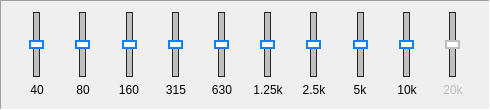
         <widget class="QFrame" name="EQ2_frame3">
          <property name="sizePolicy">
           <sizepolicy hsizetype="Fixed" vsizetype="Fixed">
            <horstretch>0</horstretch>
            <verstretch>0</verstretch>
           </sizepolicy>
          </property>
          <property name="minimumSize">
           <size>
            <width>490</width>
            <height>110</height>
           </size>
          </property>
          <property name="maximumSize">
           <size>
            <width>490</width>
            <height>110</height>
           </size>
          </property>
          <property name="frameShape">
           <enum>QFrame::Panel</enum>
          </property>
          <property name="frameShadow">
           <enum>QFrame::Sunken</enum>
          </property>
          <layout class="QHBoxLayout" name="horizontalLayout_5">
           <item>
            <spacer name="horizontalSpacer_9">
             <property name="orientation">
              <enum>Qt::Horizontal</enum>
             </property>
             <property name="sizeType">
              <enum>QSizePolicy::Fixed</enum>
             </property>
             <property name="sizeHint" stdset="0">
              <size>
               <width>5</width>
               <height>20</height>
              </size>
             </property>
            </spacer>
           </item>
           <item>
            <layout class="QVBoxLayout" name="Band1_4">
             <item alignment="Qt::AlignHCenter">
              <widget class="QSlider" name="EQ2_40">
               <property name="minimumSize">
                <size>
                 <width>0</width>
                 <height>65</height>
                </size>
               </property>
               <property name="maximumSize">
                <size>
                 <width>16777215</width>
                 <height>65</height>
                </size>
               </property>
               <property name="font">
                <font>
                 <kerning>true</kerning>
                </font>
               </property>
               <property name="styleSheet">
                <string notr="true">.QSlider::groove:vertical {
    border: 1px solid #262626;
	background: rgb(191, 191, 191);
	width: 5px;
	margin: 0 12px;
}

.QSlider::handle:vertical {
    background: white;
    border: 2px solid rgb(15, 128, 255);
    height: 5px;
    width: 10px;
	margin: 0px -5px

}


</string>
               </property>
               <property name="minimum">
                <number>-1</number>
               </property>
               <property name="maximum">
                <number>1</number>
               </property>
               <property name="pageStep">
                <number>1</number>
               </property>
               <property name="tracking">
                <bool>true</bool>
               </property>
               <property name="orientation">
                <enum>Qt::Vertical</enum>
               </property>
               <property name="invertedAppearance">
                <bool>false</bool>
               </property>
               <property name="invertedControls">
                <bool>false</bool>
               </property>
              </widget>
             </item>
             <item alignment="Qt::AlignHCenter|Qt::AlignTop">
              <widget class="QLabel" name="EQ2_40_Lab">
               <property name="minimumSize">
                <size>
                 <width>30</width>
                 <height>0</height>
                </size>
               </property>
               <property name="maximumSize">
                <size>
                 <width>30</width>
                 <height>16777215</height>
                </size>
               </property>
               <property name="text">
                <string>40</string>
               </property>
               <property name="alignment">
                <set>Qt::AlignCenter</set>
               </property>
              </widget>
             </item>
            </layout>
           </item>
           <item>
            <layout class="QVBoxLayout" name="Band2_4">
             <item alignment="Qt::AlignHCenter">
              <widget class="QSlider" name="EQ2_80">
               <property name="minimumSize">
                <size>
                 <width>0</width>
                 <height>65</height>
                </size>
               </property>
               <property name="maximumSize">
                <size>
                 <width>16777215</width>
                 <height>65</height>
                </size>
               </property>
               <property name="font">
                <font>
                 <kerning>true</kerning>
                </font>
               </property>
               <property name="styleSheet">
                <string notr="true">.QSlider::groove:vertical {
    border: 1px solid #262626;
	background: rgb(191, 191, 191);
	width: 5px;
	margin: 0 12px;
}

.QSlider::handle:vertical {
    background: white;
    border: 2px solid rgb(15, 128, 255);
    height: 5px;
    width: 10px;
	margin: 0px -5px

}


</string>
               </property>
               <property name="minimum">
                <number>-1</number>
               </property>
               <property name="maximum">
                <number>1</number>
               </property>
               <property name="pageStep">
                <number>1</number>
               </property>
               <property name="tracking">
                <bool>true</bool>
               </property>
               <property name="orientation">
                <enum>Qt::Vertical</enum>
               </property>
               <property name="invertedAppearance">
                <bool>false</bool>
               </property>
               <property name="invertedControls">
                <bool>false</bool>
               </property>
              </widget>
             </item>
             <item alignment="Qt::AlignHCenter|Qt::AlignTop">
              <widget class="QLabel" name="EQ2_80_Lab">
               <property name="minimumSize">
                <size>
                 <width>30</width>
                 <height>0</height>
                </size>
               </property>
               <property name="maximumSize">
                <size>
                 <width>30</width>
                 <height>16777215</height>
                </size>
               </property>
               <property name="text">
                <string>80</string>
               </property>
               <property name="alignment">
                <set>Qt::AlignCenter</set>
               </property>
              </widget>
             </item>
            </layout>
           </item>
           <item>
            <layout class="QVBoxLayout" name="Band3_4">
             <item alignment="Qt::AlignHCenter">
              <widget class="QSlider" name="EQ2_160">
               <property name="minimumSize">
                <size>
                 <width>0</width>
                 <height>65</height>
                </size>
               </property>
               <property name="maximumSize">
                <size>
                 <width>16777215</width>
                 <height>65</height>
                </size>
               </property>
               <property name="font">
                <font>
                 <kerning>true</kerning>
                </font>
               </property>
               <property name="styleSheet">
                <string notr="true">.QSlider::groove:vertical {
    border: 1px solid #262626;
	background: rgb(191, 191, 191);
	width: 5px;
	margin: 0 12px;
}

.QSlider::handle:vertical {
    background: white;
    border: 2px solid rgb(15, 128, 255);
    height: 5px;
    width: 10px;
	margin: 0px -5px

}


</string>
               </property>
               <property name="minimum">
                <number>-1</number>
               </property>
               <property name="maximum">
                <number>1</number>
               </property>
               <property name="pageStep">
                <number>1</number>
               </property>
               <property name="tracking">
                <bool>true</bool>
               </property>
               <property name="orientation">
                <enum>Qt::Vertical</enum>
               </property>
               <property name="invertedAppearance">
                <bool>false</bool>
               </property>
               <property name="invertedControls">
                <bool>false</bool>
               </property>
              </widget>
             </item>
             <item alignment="Qt::AlignHCenter|Qt::AlignTop">
              <widget class="QLabel" name="EQ2_160_Lab">
               <property name="minimumSize">
                <size>
                 <width>30</width>
                 <height>0</height>
                </size>
               </property>
               <property name="maximumSize">
                <size>
                 <width>30</width>
                 <height>16777215</height>
                </size>
               </property>
               <property name="text">
                <string>160</string>
               </property>
               <property name="alignment">
                <set>Qt::AlignCenter</set>
               </property>
              </widget>
             </item>
            </layout>
           </item>
           <item>
            <layout class="QVBoxLayout" name="Band4_4">
             <item alignment="Qt::AlignHCenter">
              <widget class="QSlider" name="EQ2_315">
               <property name="minimumSize">
                <size>
                 <width>0</width>
                 <height>65</height>
                </size>
               </property>
               <property name="maximumSize">
                <size>
                 <width>16777215</width>
                 <height>65</height>
                </size>
               </property>
               <property name="font">
                <font>
                 <kerning>true</kerning>
                </font>
               </property>
               <property name="styleSheet">
                <string notr="true">.QSlider::groove:vertical {
    border: 1px solid #262626;
	background: rgb(191, 191, 191);
	width: 5px;
	margin: 0 12px;
}

.QSlider::handle:vertical {
    background: white;
    border: 2px solid rgb(15, 128, 255);
    height: 5px;
    width: 10px;
	margin: 0px -5px

}


</string>
               </property>
               <property name="minimum">
                <number>-1</number>
               </property>
               <property name="maximum">
                <number>1</number>
               </property>
               <property name="pageStep">
                <number>1</number>
               </property>
               <property name="tracking">
                <bool>true</bool>
               </property>
               <property name="orientation">
                <enum>Qt::Vertical</enum>
               </property>
               <property name="invertedAppearance">
                <bool>false</bool>
               </property>
               <property name="invertedControls">
                <bool>false</bool>
               </property>
              </widget>
             </item>
             <item alignment="Qt::AlignHCenter|Qt::AlignTop">
              <widget class="QLabel" name="EQ2_315_Lab">
               <property name="minimumSize">
                <size>
                 <width>30</width>
                 <height>0</height>
                </size>
               </property>
               <property name="maximumSize">
                <size>
                 <width>30</width>
                 <height>16777215</height>
                </size>
               </property>
               <property name="text">
                <string>315</string>
               </property>
               <property name="alignment">
                <set>Qt::AlignCenter</set>
               </property>
              </widget>
             </item>
            </layout>
           </item>
           <item>
            <layout class="QVBoxLayout" name="Band5_4">
             <item alignment="Qt::AlignHCenter">
              <widget class="QSlider" name="EQ2_630">
               <property name="minimumSize">
                <size>
                 <width>0</width>
                 <height>65</height>
                </size>
               </property>
               <property name="maximumSize">
                <size>
                 <width>16777215</width>
                 <height>65</height>
                </size>
               </property>
               <property name="font">
                <font>
                 <kerning>true</kerning>
                </font>
               </property>
               <property name="styleSheet">
                <string notr="true">.QSlider::groove:vertical {
    border: 1px solid #262626;
	background: rgb(191, 191, 191);
	width: 5px;
	margin: 0 12px;
}

.QSlider::handle:vertical {
    background: white;
    border: 2px solid rgb(15, 128, 255);
    height: 5px;
    width: 10px;
	margin: 0px -5px

}


</string>
               </property>
               <property name="minimum">
                <number>-1</number>
               </property>
               <property name="maximum">
                <number>1</number>
               </property>
               <property name="pageStep">
                <number>1</number>
               </property>
               <property name="tracking">
                <bool>true</bool>
               </property>
               <property name="orientation">
                <enum>Qt::Vertical</enum>
               </property>
               <property name="invertedAppearance">
                <bool>false</bool>
               </property>
               <property name="invertedControls">
                <bool>false</bool>
               </property>
              </widget>
             </item>
             <item alignment="Qt::AlignHCenter|Qt::AlignTop">
              <widget class="QLabel" name="EQ2_630_Lab">
               <property name="minimumSize">
                <size>
                 <width>30</width>
                 <height>0</height>
                </size>
               </property>
               <property name="maximumSize">
                <size>
                 <width>30</width>
                 <height>16777215</height>
                </size>
               </property>
               <property name="text">
                <string>630</string>
               </property>
               <property name="alignment">
                <set>Qt::AlignCenter</set>
               </property>
              </widget>
             </item>
            </layout>
           </item>
           <item>
            <layout class="QVBoxLayout" name="Band6_4">
             <item alignment="Qt::AlignHCenter">
              <widget class="QSlider" name="EQ2_1250">
               <property name="minimumSize">
                <size>
                 <width>0</width>
                 <height>65</height>
                </size>
               </property>
               <property name="maximumSize">
                <size>
                 <width>16777215</width>
                 <height>65</height>
                </size>
               </property>
               <property name="sizeIncrement">
                <size>
                 <width>0</width>
                 <height>0</height>
                </size>
               </property>
               <property name="font">
                <font>
                 <kerning>true</kerning>
                </font>
               </property>
               <property name="styleSheet">
                <string notr="true">.QSlider::groove:vertical {
    border: 1px solid #262626;
	background: rgb(191, 191, 191);
	width: 5px;
	margin: 0 12px;
}

.QSlider::handle:vertical {
    background: white;
    border: 2px solid rgb(15, 128, 255);
    height: 5px;
    width: 10px;
	margin: 0px -5px

}


</string>
               </property>
               <property name="minimum">
                <number>-1</number>
               </property>
               <property name="maximum">
                <number>1</number>
               </property>
               <property name="pageStep">
                <number>1</number>
               </property>
               <property name="tracking">
                <bool>true</bool>
               </property>
               <property name="orientation">
                <enum>Qt::Vertical</enum>
               </property>
               <property name="invertedAppearance">
                <bool>false</bool>
               </property>
               <property name="invertedControls">
                <bool>false</bool>
               </property>
              </widget>
             </item>
             <item alignment="Qt::AlignHCenter|Qt::AlignTop">
              <widget class="QLabel" name="EQ2_1250_Lab">
               <property name="minimumSize">
                <size>
                 <width>34</width>
                 <height>0</height>
                </size>
               </property>
               <property name="maximumSize">
                <size>
                 <width>34</width>
                 <height>16777215</height>
                </size>
               </property>
               <property name="text">
                <string>1.25k</string>
               </property>
               <property name="alignment">
                <set>Qt::AlignCenter</set>
               </property>
              </widget>
             </item>
            </layout>
           </item>
           <item>
            <layout class="QVBoxLayout" name="Band7_4">
             <item alignment="Qt::AlignHCenter">
              <widget class="QSlider" name="EQ2_2500">
               <property name="minimumSize">
                <size>
                 <width>0</width>
                 <height>65</height>
                </size>
               </property>
               <property name="maximumSize">
                <size>
                 <width>16777215</width>
                 <height>65</height>
                </size>
               </property>
               <property name="font">
                <font>
                 <kerning>true</kerning>
                </font>
               </property>
               <property name="styleSheet">
                <string notr="true">.QSlider::groove:vertical {
    border: 1px solid #262626;
	background: rgb(191, 191, 191);
	width: 5px;
	margin: 0 12px;
}

.QSlider::handle:vertical {
    background: white;
    border: 2px solid rgb(15, 128, 255);
    height: 5px;
    width: 10px;
	margin: 0px -5px

}


</string>
               </property>
               <property name="minimum">
                <number>-1</number>
               </property>
               <property name="maximum">
                <number>1</number>
               </property>
               <property name="pageStep">
                <number>1</number>
               </property>
               <property name="tracking">
                <bool>true</bool>
               </property>
               <property name="orientation">
                <enum>Qt::Vertical</enum>
               </property>
               <property name="invertedAppearance">
                <bool>false</bool>
               </property>
               <property name="invertedControls">
                <bool>false</bool>
               </property>
              </widget>
             </item>
             <item alignment="Qt::AlignHCenter|Qt::AlignTop">
              <widget class="QLabel" name="EQ2_2500_Lab">
               <property name="minimumSize">
                <size>
                 <width>30</width>
                 <height>0</height>
                </size>
               </property>
               <property name="maximumSize">
                <size>
                 <width>30</width>
                 <height>16777215</height>
                </size>
               </property>
               <property name="text">
                <string>2.5k</string>
               </property>
               <property name="alignment">
                <set>Qt::AlignCenter</set>
               </property>
              </widget>
             </item>
            </layout>
           </item>
           <item>
            <layout class="QVBoxLayout" name="Band8_4">
             <item alignment="Qt::AlignHCenter">
              <widget class="QSlider" name="EQ2_5000">
               <property name="minimumSize">
                <size>
                 <width>0</width>
                 <height>65</height>
                </size>
               </property>
               <property name="maximumSize">
                <size>
                 <width>16777215</width>
                 <height>65</height>
                </size>
               </property>
               <property name="font">
                <font>
                 <kerning>true</kerning>
                </font>
               </property>
               <property name="styleSheet">
                <string notr="true">.QSlider::groove:vertical {
    border: 1px solid #262626;
	background: rgb(191, 191, 191);
	width: 5px;
	margin: 0 12px;
}

.QSlider::handle:vertical {
    background: white;
    border: 2px solid rgb(15, 128, 255);
    height: 5px;
    width: 10px;
	margin: 0px -5px

}


</string>
               </property>
               <property name="minimum">
                <number>-1</number>
               </property>
               <property name="maximum">
                <number>1</number>
               </property>
               <property name="pageStep">
                <number>1</number>
               </property>
               <property name="tracking">
                <bool>true</bool>
               </property>
               <property name="orientation">
                <enum>Qt::Vertical</enum>
               </property>
               <property name="invertedAppearance">
                <bool>false</bool>
               </property>
               <property name="invertedControls">
                <bool>false</bool>
               </property>
              </widget>
             </item>
             <item alignment="Qt::AlignHCenter|Qt::AlignTop">
              <widget class="QLabel" name="EQ2_5000_Lab">
               <property name="minimumSize">
                <size>
                 <width>30</width>
                 <height>0</height>
                </size>
               </property>
               <property name="maximumSize">
                <size>
                 <width>30</width>
                 <height>16777215</height>
                </size>
               </property>
               <property name="text">
                <string>5k</string>
               </property>
               <property name="alignment">
                <set>Qt::AlignCenter</set>
               </property>
              </widget>
             </item>
            </layout>
           </item>
           <item>
            <layout class="QVBoxLayout" name="Band9_4">
             <item alignment="Qt::AlignHCenter">
              <widget class="QSlider" name="EQ2_10000">
               <property name="minimumSize">
                <size>
                 <width>0</width>
                 <height>65</height>
                </size>
               </property>
               <property name="maximumSize">
                <size>
                 <width>16777215</width>
                 <height>65</height>
                </size>
               </property>
               <property name="font">
                <font>
                 <kerning>true</kerning>
                </font>
               </property>
               <property name="styleSheet">
                <string notr="true">.QSlider::groove:vertical {
    border: 1px solid #262626;
	background: rgb(191, 191, 191);
	width: 5px;
	margin: 0 12px;
}

.QSlider::handle:vertical {
    background: white;
    border: 2px solid rgb(15, 128, 255);
    height: 5px;
    width: 10px;
	margin: 0px -5px

}


</string>
               </property>
               <property name="minimum">
                <number>-1</number>
               </property>
               <property name="maximum">
                <number>1</number>
               </property>
               <property name="pageStep">
                <number>1</number>
               </property>
               <property name="tracking">
                <bool>true</bool>
               </property>
               <property name="orientation">
                <enum>Qt::Vertical</enum>
               </property>
               <property name="invertedAppearance">
                <bool>false</bool>
               </property>
               <property name="invertedControls">
                <bool>false</bool>
               </property>
              </widget>
             </item>
             <item alignment="Qt::AlignHCenter|Qt::AlignTop">
              <widget class="QLabel" name="EQ2_10000_Lab">
               <property name="minimumSize">
                <size>
                 <width>30</width>
                 <height>0</height>
                </size>
               </property>
               <property name="maximumSize">
                <size>
                 <width>30</width>
                 <height>16777215</height>
                </size>
               </property>
               <property name="text">
                <string>10k</string>
               </property>
               <property name="alignment">
                <set>Qt::AlignCenter</set>
               </property>
              </widget>
             </item>
            </layout>
           </item>
           <item>
            <layout class="QVBoxLayout" name="Band10_4">
             <item alignment="Qt::AlignHCenter">
              <widget class="QSlider" name="EQ2_20000">
               <property name="enabled">
                <bool>false</bool>
               </property>
               <property name="minimumSize">
                <size>
                 <width>0</width>
                 <height>65</height>
                </size>
               </property>
               <property name="maximumSize">
                <size>
                 <width>16777215</width>
                 <height>65</height>
                </size>
               </property>
               <property name="font">
                <font>
                 <kerning>true</kerning>
                </font>
               </property>
               <property name="styleSheet">
                <string notr="true">.QSlider::groove:vertical {
    border: 1px solid #262626;
	background: rgb(191, 191, 191);
	width: 5px;
	margin: 0 12px;
}

.QSlider::handle:vertical {
    background: white;
    border: 2px solid rgb(191, 191, 191);
    height: 5px;
    width: 10px;
	margin: 0px -5px

}</string>
               </property>
               <property name="minimum">
                <number>-1</number>
               </property>
               <property name="maximum">
                <number>1</number>
               </property>
               <property name="pageStep">
                <number>1</number>
               </property>
               <property name="tracking">
                <bool>true</bool>
               </property>
               <property name="orientation">
                <enum>Qt::Vertical</enum>
               </property>
               <property name="invertedAppearance">
                <bool>false</bool>
               </property>
               <property name="invertedControls">
                <bool>false</bool>
               </property>
              </widget>
             </item>
             <item alignment="Qt::AlignHCenter|Qt::AlignTop">
              <widget class="QLabel" name="EQ2_20000_Lab">
               <property name="enabled">
                <bool>false</bool>
               </property>
               <property name="minimumSize">
                <size>
                 <width>30</width>
                 <height>0</height>
                </size>
               </property>
               <property name="maximumSize">
                <size>
                 <width>30</width>
                 <height>16777215</height>
                </size>
               </property>
               <property name="text">
                <string>20k</string>
               </property>
               <property name="alignment">
                <set>Qt::AlignCenter</set>
               </property>
              </widget>
             </item>
            </layout>
           </item>
           <item>
            <spacer name="horizontalSpacer_10">
             <property name="orientation">
              <enum>Qt::Horizontal</enum>
             </property>
             <property name="sizeType">
              <enum>QSizePolicy::Fixed</enum>
             </property>
             <property name="sizeHint" stdset="0">
              <size>
               <width>5</width>
               <height>20</height>
              </size>
             </property>
            </spacer>
           </item>
          </layout>
         </widget>
